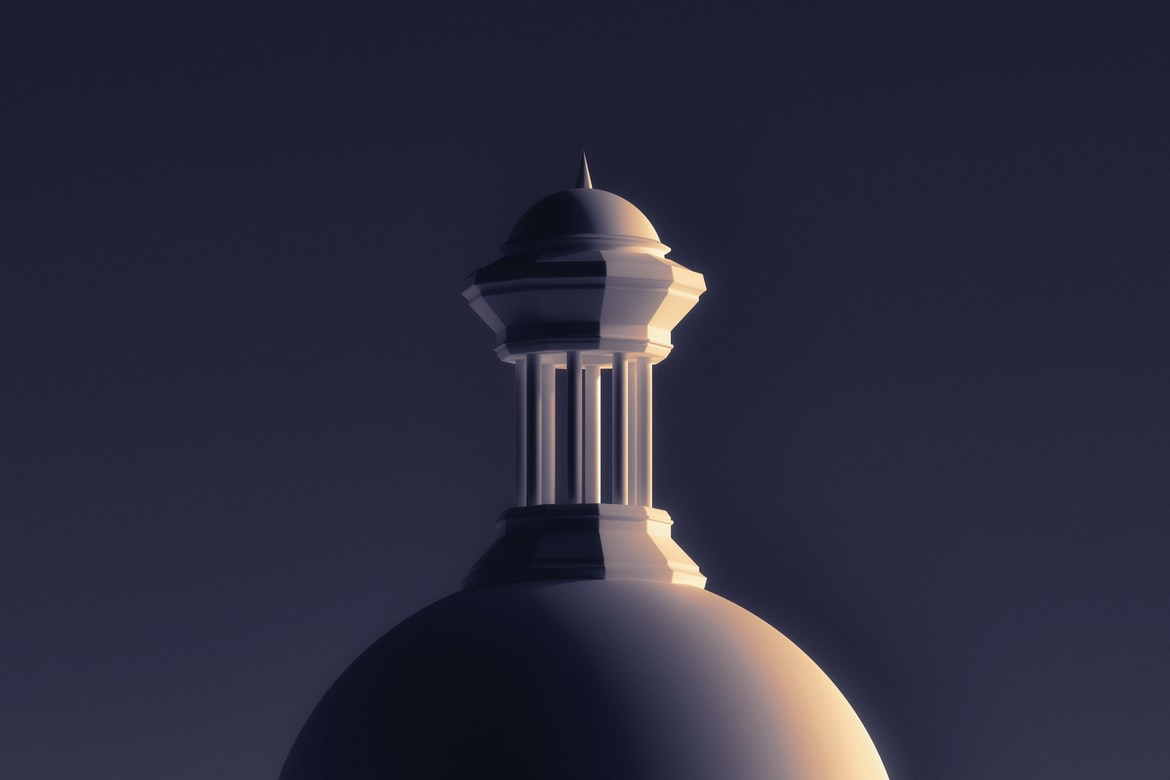
%> input picture contoh-pc.jpg, 1170 x 780 px
$ octave UnsharpMasking152.m   (GNU Octave 9; MATLAB toolbox functions it lacks are replaced by stand-ins)
%> lines starting %> are read from the running program, lines starting %| are printed output that depends on the picture
Original = imread('contoh-pc.jpg');
%> Original is the input picture: size 780x1170x3 uint8; mean R, G, B 43.9, 43.6, 61.9
G = [1/25 1/25 1/25 1/25 1/25;
1/25 1/25 1/25 1/25 1/25;
1/25 1/25 1/25 1/25 1/25;
1/25 1/25 1/25 1/25 1/25;
1/25 1/25 1/25 1/25 1/25];
Lowpass = uint8(convn(double(Original), double(G), 'same'));
Highpass = Original - Lowpass;
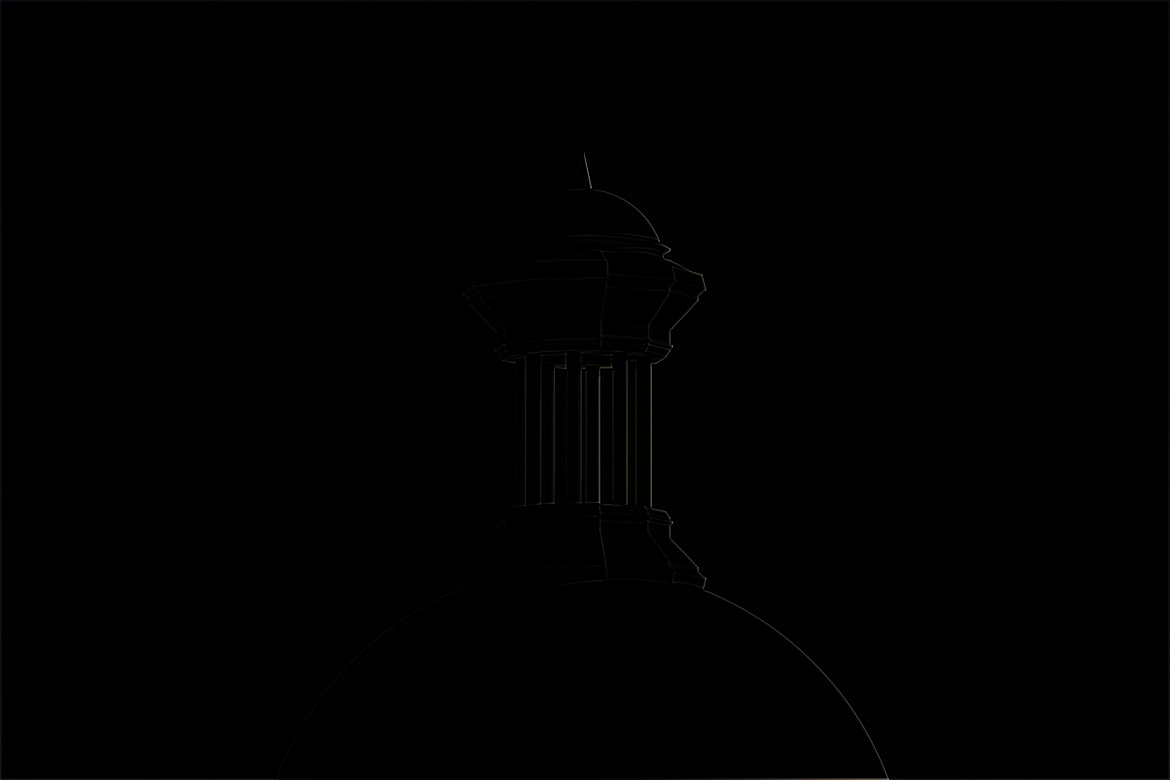
%> Highpass: size 780x1170x3 uint8; mean R, G, B 0.4, 0.4, 0.4
Isharp = Original + Highpass;
subplot(2, 2, 1),imshow(Original), title('Citra asli');
subplot(2, 2, 2), imshow(Lowpass),title('Citra lowpass');
subplot(2, 2, 3), imshow(Highpass),title('Citra highpass');
subplot(2, 2, 4),imshow(Isharp),title('Citra Unsharp Masking');
%> after `title('Citra Unsharp Masking')`:
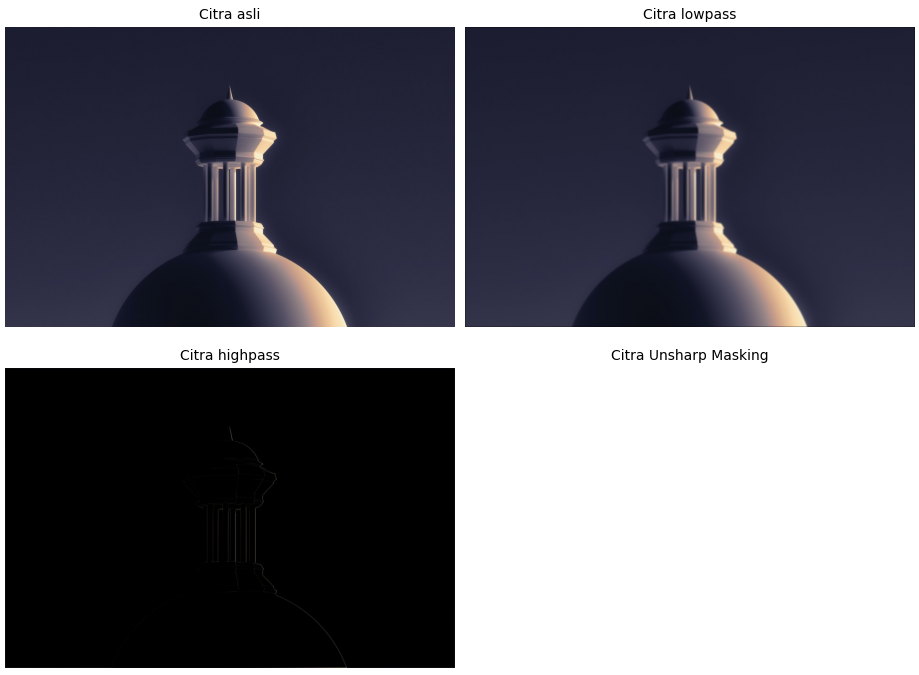
%> figure redrawn from the program's plot data, 4 panels
